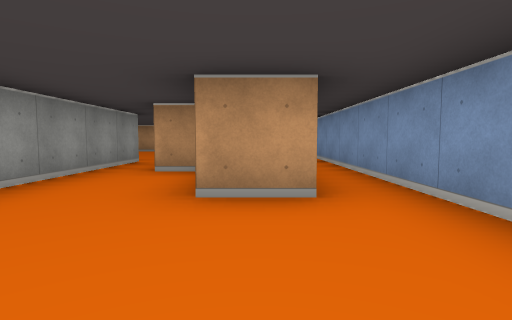
[1] (above)

20 first-person views from a walk through a cub3D maze. The camera is about half as high as the walls, tilts 4° down and sees 80° across. The floor is counted in squares. Each view is taken from the middle of a square. On the plan, view 1 faces up. The plan holds only what a view shows up to about 9 squares ahead; the rest is blank.

[2]
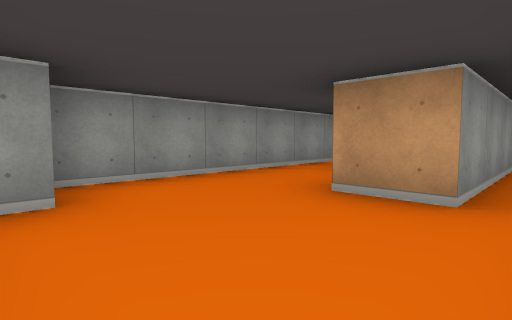

[3]
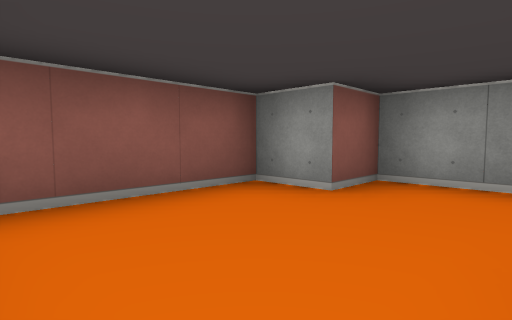

[4]
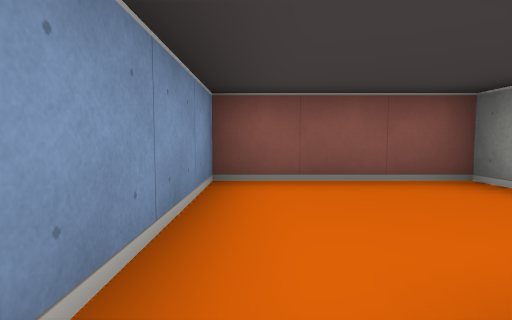

[5]
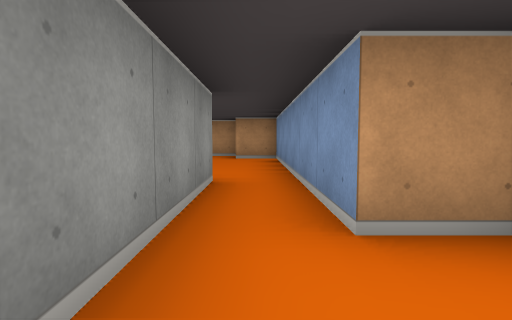

[6]
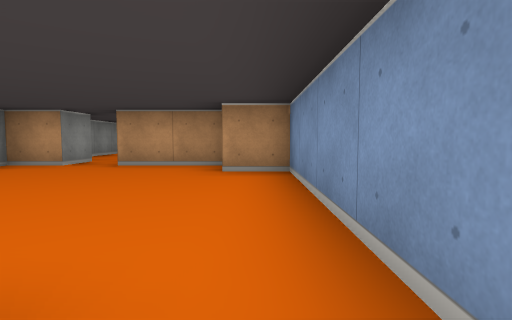

[7]
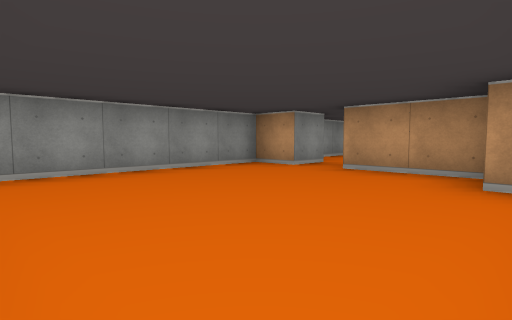

[8]
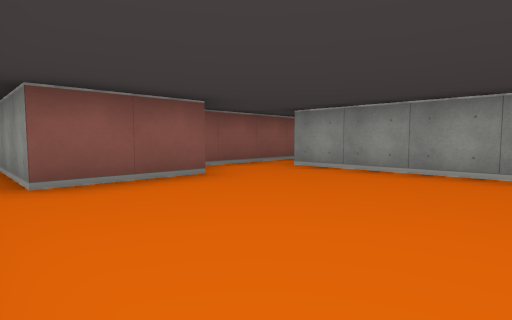

[9]
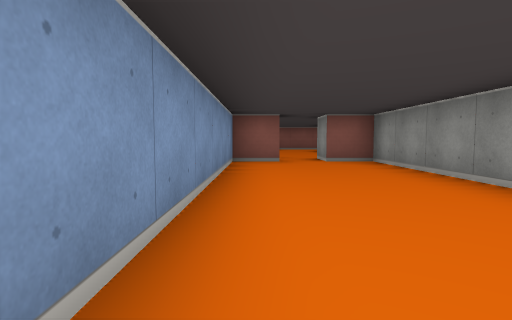

[10]
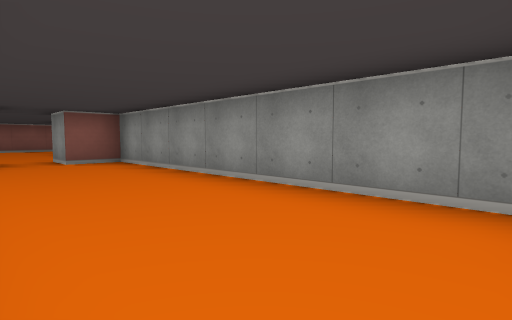

[11]
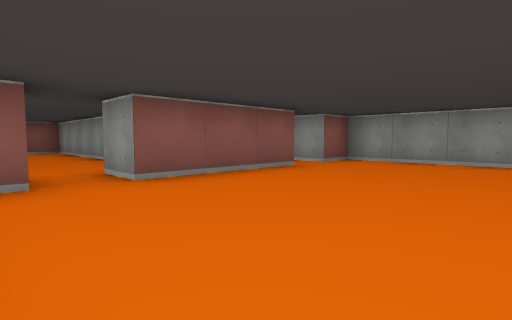

[12]
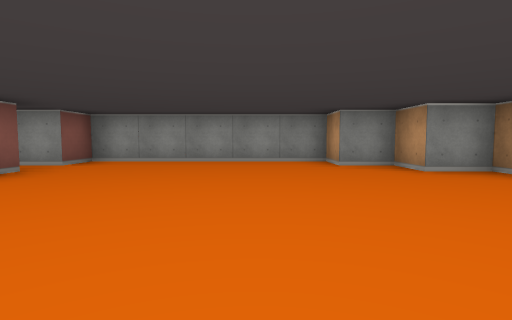

[13]
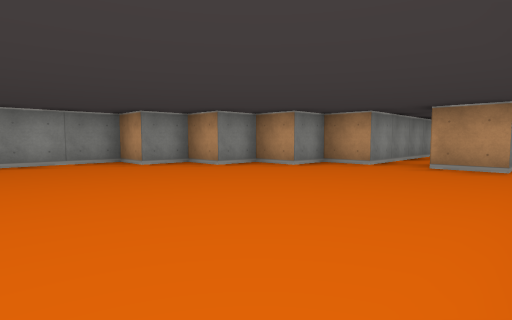

[14]
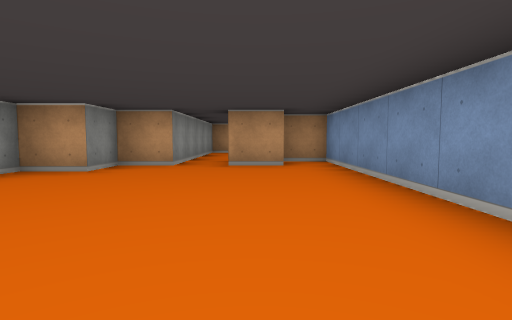

[15]
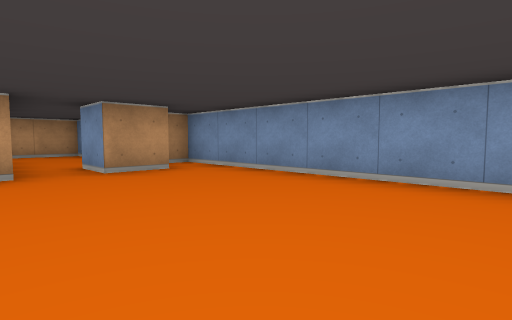

[16]
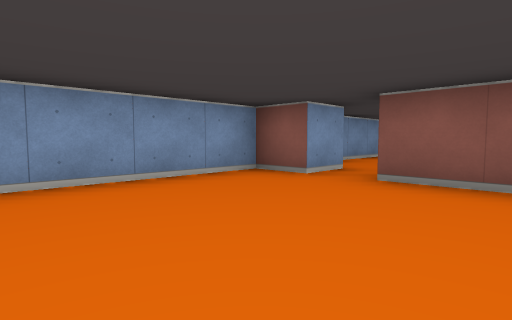

[17]
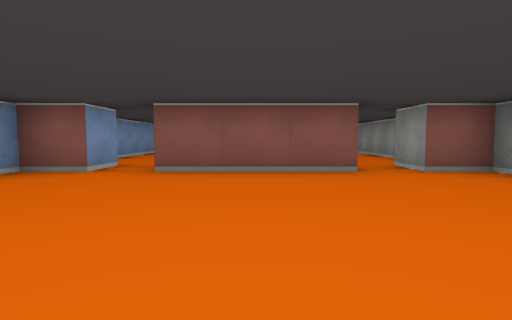

[18]
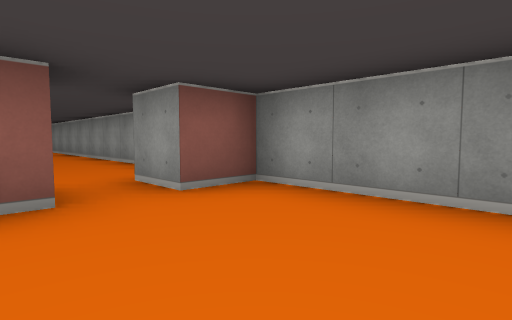

[19]
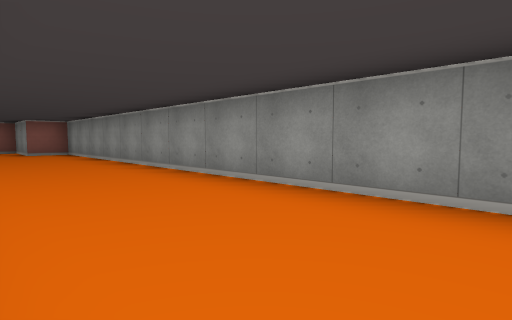

[20]
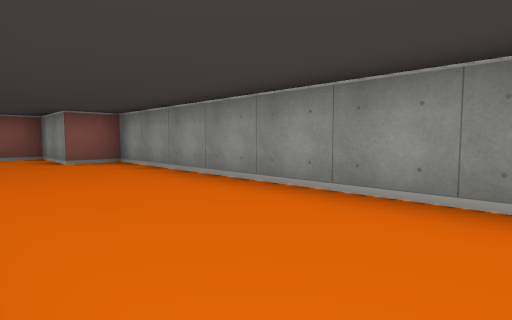

### Floor plan
Ten units are one square. View 1 is at (0, 0); x grows to the right and y downward. Boxes are objects, and circles mark ways between rooms. Rooms are numbered by the first view taken in them; rooms with no view inside come last. Other rooms are left out.
<svg viewBox="-110 -300 130 310">
<path fill="none" stroke="#000" d="M5 -25 -5 -25M-6 -45 -15 -45M-25 -45 -25 -5 -15 -5 -15 5 15 5 15 -25M5 -58 5 -25M15 -25 15 -75M-46 -65 -25 -65 -25 -45M-25 -115 -45 -115M-55 -125 -55 -115 -65 -115 -65 -65M-75 -55 -51 -55M-15 -45 -15 -105 -25 -105M-65 -189 -65 -125 -55 -125M-45 -194 -45 -205M-46 -125 -35 -125 -35 -185M-55 -205 -55 -195M-86 -205 -55 -205M-45 -205 -35 -205 -35 -295 -45 -295M-65 -285 -75 -285 -75 -275 -85 -275 -85 -265 -95 -265 -95 -255 -105 -255 -105 -205 -95 -205 -95 -195M-44 -285 -55 -285M-105 -179 -105 -75 -95 -75 -95 -55 -75 -55"/>
<circle cx="10" cy="-20" r="3" fill="#2a7"/>
<circle cx="-20" cy="-40" r="3" fill="#2a7"/>
<circle cx="-50" cy="-120" r="3" fill="#2a7"/>
<circle cx="-70" cy="-60" r="3" fill="#2a7"/>
<circle cx="-50" cy="-200" r="3" fill="#2a7"/>
<circle cx="-90" cy="-200" r="3" fill="#2a7"/>
<text x="-10" y="-20">1</text>
<text x="10" y="-240">2</text>
<text x="-40" y="-90">3</text>
<text x="-50" y="-160">4</text>
<text x="-70" y="-240">5</text>
<text x="-90" y="-130">6</text>
</svg>
Room 1 opens to room 2. Room 1 opens to room 3. Room 3 opens to room 4. Room 3 opens to room 6. Room 4 opens to room 5. Room 5 opens to room 6.

Where each view was taken, in squares from view 1:
view 1: 0 up, 0 right, facing up
view 2: 0 up, 1 right, facing up-left
view 3: 2 up, 1 right, facing down-left
view 4: 3 up, 1 right, facing down
view 5: 3 up, 2 left, facing up
view 6: 6 up, 2 left, facing up
view 7: 7 up, 2 left, facing up-left
view 8: 10 up, 2 left, facing down-left
view 9: 19 up, 4 left, facing down
view 10: 19 up, 4 left, facing down-left
view 11: 24 up, 4 left, facing down-left
view 12: 24 up, 4 left, facing left
view 13: 23 up, 4 left, facing up-left
view 14: 23 up, 5 left, facing up
view 15: 24 up, 7 left, facing up-right
view 16: 24 up, 7 left, facing down-right
view 17: 25 up, 7 left, facing down
view 18: 23 up, 8 left, facing down-left
view 19: 18 up, 8 left, facing down-left
view 20: 14 up, 8 left, facing down-left
